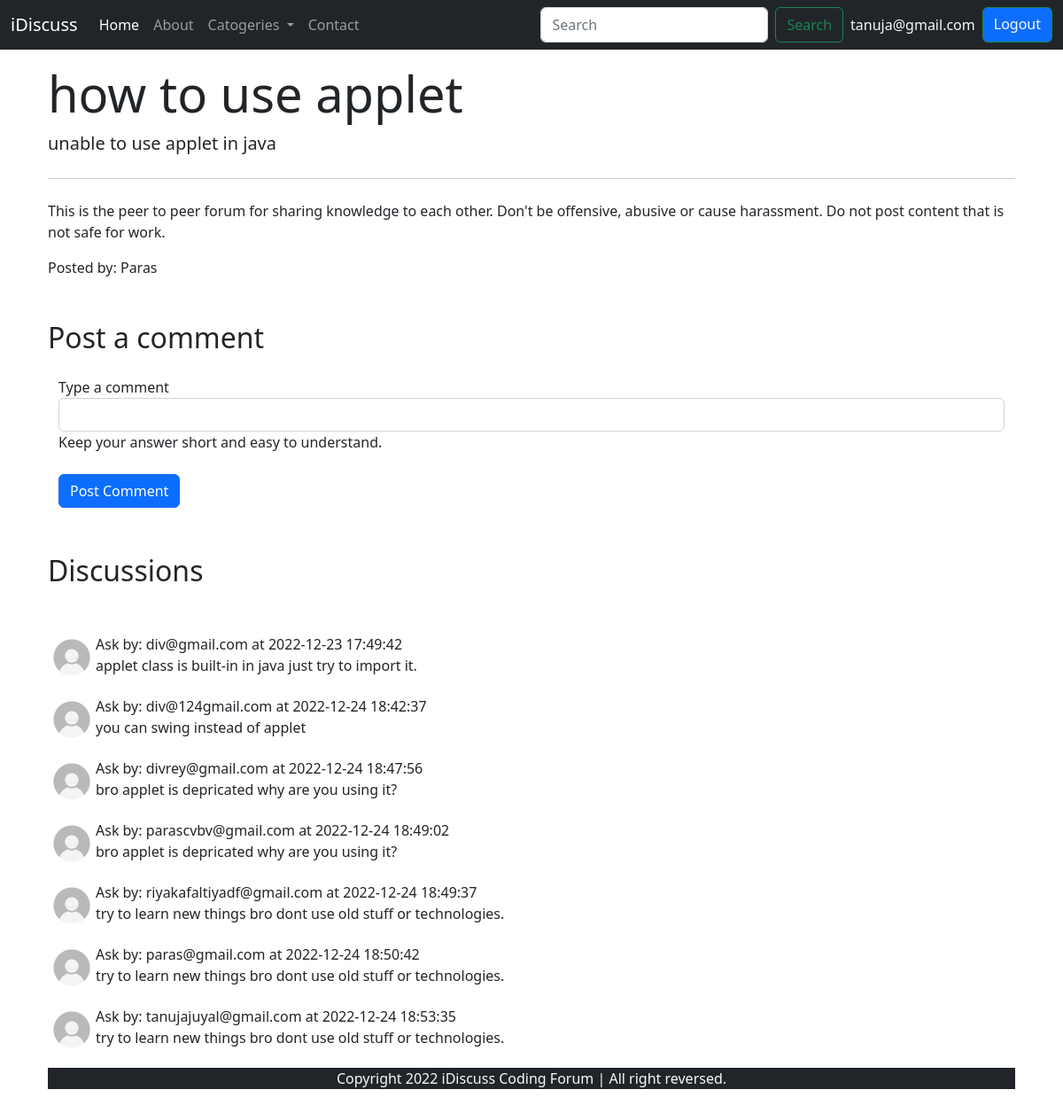
Page /threads.php?thread_id=5 (signed in) on the committed database.
### tables this page shows
CREATE TABLE `threads` (
  `thread_id` int(7) NOT NULL,
  `thread_title` varchar(255) NOT NULL,
  `thread_desc` varchar(255) NOT NULL,
  `thread_cat_id` int(4) NOT NULL,
  `thread_user_id` int(4) NOT NULL,
  `timeStamp` datetime NOT NULL DEFAULT current_timestamp()
);

CREATE TABLE `comments` (
  `comment_id` int(8) NOT NULL,
  `comment_content` text NOT NULL,
  `thread_id` int(8) NOT NULL,
  `comment_by` int(8) NOT NULL,
  `comment_time` datetime NOT NULL DEFAULT current_timestamp()
);

CREATE TABLE `users` (
  `sno` int(8) NOT NULL,
  `user_email` varchar(30) NOT NULL,
  `user_pass` varchar(255) NOT NULL,
  `timeStamp` datetime NOT NULL DEFAULT current_timestamp()
);

### threads.php (the view, shortened to what this page needs)
<?php
include 'partials/_dbconnect.php';
$id = $_GET['thread_id'];
$sql = "select * from `threads` where thread_id=$id";
$result = mysqli_query($conn, $sql);
while ($row = mysqli_fetch_assoc($result)) {
    $threadtitle = $row['thread_title'];
    $threaddesc = $row['thread_desc'];
}
echo '<!doctype html>
<html lang="en">
<head>
    <meta charset="utf-8">
    <meta name="viewport" content="width=device-width, initial-scale=1">
    <title>iDiscuss Forum</title>
    <link href="https://cdn.jsdelivr.net/npm/bootstrap@5.2.0/dist/css/bootstrap.min.css" rel="stylesheet">
</head>
    <style>
       .heightContainer{
          min-height: 54vh;
       }
    </style>
<body>';
include "partials/_header.php";
echo '<div class="container mx-auto my-3">
        <div class="jumbotron container">
            <h1 class="display-4">' . $threadtitle . '</h1>
            <p class="lead">' . $threaddesc . '</p>
            <hr class="my-4">
            <p>This is the peer to peer forum for sharing knowledge to each other. Don\'t be offensive, abusive or cause harassment. Do not post content that is not safe for work. </p>
            Posted by: Paras
        </div>
    </div>';
    if(isset($_SESSION['loggedIn']) && $_SESSION['loggedIn'] == true){
        echo '<div class="container my-5">
        <div class="container">
        <h2>Post a comment</h2>
        <div class="container"><form action="' . $_SERVER['REQUEST_URI'] . '" method="post">
        <div class="form-group my-4">
          <label for="exampleInputPassword1">Type a comment</label>
          <input type="text" name="comment" class="form-control" id="comment">
          <input type="hidden" name="sno" value="'.$_SESSION['sno'].'
          <small id="emailHelp" class="form-text text-muted">Keep your answer short and easy to understand.</small>
        </div>
        <button type="submit" class="btn btn-primary">Post Comment</button>
      </form></div>
            <h2 class="py-1 my-5">Discussions</h2>';
    }else{
        echo '<div class="container my-5">
        <div class="container">
        <h2>Post a comment</h2>
        <p>You are not logged in! Please login if you want to Post a comment.</p>
            <h2 class="py-1 my-5">Discussions</h2>';
    }
 ?>
            <?php
            $sql = "select * from comments where thread_id=$id";
            $result = mysqli_query($conn, $sql);
            while ($row = mysqli_fetch_assoc($result)) {
                $content = $row['comment_content'];
                $comment_time = $row['comment_time'];
                $comment_by = $row['comment_by'];
                $sql2 = "select * from users where sno = $comment_by";
                $result2 = mysqli_query($conn, $sql2);
                $row2 = mysqli_fetch_assoc($result2);
                echo '<div class="media my-3 d-flex">
                    <img src="images/user.jpg" width="54px" class="mr-3" alt="...">
                    <div class="media-body">
                    <p class="font-weight-bold my-0">Ask by: '. $row2['user_email'] .' at '. $comment_time .'</p>
                         ' . $content . '
                        </div>
                        </div>';
            }
            include "partials/_footer.php";
            echo '<script src="https://cdn.jsdelivr.net/npm/bootstrap@5.2.0/dist/js/bootstrap.bundle.min.js"></script>
</body>
</html>';
            ?>

### rows in the picture
threads: thread_title "how to use applet", thread_desc "unable to use applet in java"
comments: users.user_email "div@gmail.com", comment_time "2022-12-23 17:49:42", comment_content "applet class is built-in in java just try to import it."
comments: users.user_email "div@124gmail.com", comment_time "2022-12-24 18:42:37", comment_content "you can swing instead of applet"
comments: users.user_email "divrey@gmail.com", comment_time "2022-12-24 18:47:56", comment_content "bro applet is depricated why are you using it?"
comments: users.user_email "parascvbv@gmail.com", comment_time "2022-12-24 18:49:02", comment_content "bro applet is depricated why are you using it?"
comments: users.user_email "riyakafaltiyadf@gmail.com", comment_time "2022-12-24 18:49:37", comment_content "try to learn new things bro dont use old stuff or technologies."
comments: users.user_email "paras@gmail.com", comment_time "2022-12-24 18:50:42", comment_content "try to learn new things bro dont use old stuff or technologies."
comments: users.user_email "tanujajuyal@gmail.com", comment_time "2022-12-24 18:53:35", comment_content "try to learn new things bro dont use old stuff or technologies."

### other values in the picture
$_SESSION['userName'] "tanuja@gmail.com"
